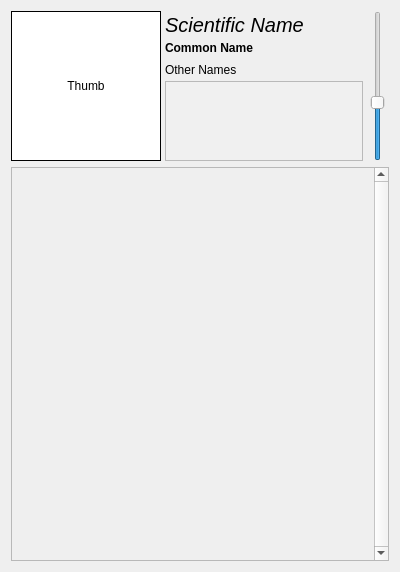
<?xml version="1.0" encoding="UTF-8"?>
<ui version="4.0">
 <class>widgetRoot</class>
 <widget class="QWidget" name="widgetRoot">
  <property name="windowModality">
   <enum>Qt::NonModal</enum>
  </property>
  <property name="geometry">
   <rect>
    <x>0</x>
    <y>0</y>
    <width>400</width>
    <height>572</height>
   </rect>
  </property>
  <property name="sizePolicy">
   <sizepolicy hsizetype="Expanding" vsizetype="Expanding">
    <horstretch>0</horstretch>
    <verstretch>0</verstretch>
   </sizepolicy>
  </property>
  <property name="minimumSize">
   <size>
    <width>400</width>
    <height>0</height>
   </size>
  </property>
  <property name="acceptDrops">
   <bool>true</bool>
  </property>
  <property name="windowTitle">
   <string>Form</string>
  </property>
  <property name="styleSheet">
   <string notr="true"/>
  </property>
  <layout class="QVBoxLayout" name="verticalLayout_2" stretch="0,1">
   <item>
    <layout class="QHBoxLayout" name="horizontalLayout_2" stretch="0,1,0">
     <property name="spacing">
      <number>4</number>
     </property>
     <property name="leftMargin">
      <number>0</number>
     </property>
     <item>
      <widget class="QLabel" name="labelThumb">
       <property name="sizePolicy">
        <sizepolicy hsizetype="Fixed" vsizetype="Fixed">
         <horstretch>0</horstretch>
         <verstretch>0</verstretch>
        </sizepolicy>
       </property>
       <property name="minimumSize">
        <size>
         <width>150</width>
         <height>150</height>
        </size>
       </property>
       <property name="maximumSize">
        <size>
         <width>150</width>
         <height>150</height>
        </size>
       </property>
       <property name="styleSheet">
        <string notr="true">background-color:white;</string>
       </property>
       <property name="frameShape">
        <enum>QFrame::Box</enum>
       </property>
       <property name="text">
        <string>Thumb</string>
       </property>
       <property name="alignment">
        <set>Qt::AlignCenter</set>
       </property>
      </widget>
     </item>
     <item>
      <layout class="QVBoxLayout" name="verticalLayout">
       <property name="spacing">
        <number>2</number>
       </property>
       <item>
        <widget class="QLabel" name="labelName">
         <property name="sizePolicy">
          <sizepolicy hsizetype="Preferred" vsizetype="Fixed">
           <horstretch>0</horstretch>
           <verstretch>0</verstretch>
          </sizepolicy>
         </property>
         <property name="minimumSize">
          <size>
           <width>0</width>
           <height>25</height>
          </size>
         </property>
         <property name="maximumSize">
          <size>
           <width>16777215</width>
           <height>22</height>
          </size>
         </property>
         <property name="font">
          <font>
           <pointsize>15</pointsize>
           <italic>true</italic>
           <bold>false</bold>
           <kerning>true</kerning>
          </font>
         </property>
         <property name="text">
          <string>Scientific Name</string>
         </property>
        </widget>
       </item>
       <item>
        <widget class="QLabel" name="labelCommon">
         <property name="font">
          <font>
           <bold>true</bold>
          </font>
         </property>
         <property name="text">
          <string>Common Name</string>
         </property>
        </widget>
       </item>
       <item>
        <widget class="QLabel" name="labelOther">
         <property name="font">
          <font>
           <bold>false</bold>
          </font>
         </property>
         <property name="text">
          <string>Other Names</string>
         </property>
        </widget>
       </item>
       <item>
        <widget class="QPlainTextEdit" name="plainTextEditInfomation">
         <property name="minimumSize">
          <size>
           <width>0</width>
           <height>0</height>
          </size>
         </property>
         <property name="maximumSize">
          <size>
           <width>16777215</width>
           <height>80</height>
          </size>
         </property>
         <property name="styleSheet">
          <string notr="true">background-color:rgb(240, 240, 240);</string>
         </property>
         <property name="sizeAdjustPolicy">
          <enum>QAbstractScrollArea::AdjustToContents</enum>
         </property>
         <property name="readOnly">
          <bool>true</bool>
         </property>
        </widget>
       </item>
      </layout>
     </item>
     <item>
      <layout class="QHBoxLayout" name="horizontalLayout">
       <property name="spacing">
        <number>0</number>
       </property>
       <item>
        <widget class="QSlider" name="sliderSize">
         <property name="minimumSize">
          <size>
           <width>22</width>
           <height>150</height>
          </size>
         </property>
         <property name="maximumSize">
          <size>
           <width>22</width>
           <height>150</height>
          </size>
         </property>
         <property name="minimum">
          <number>200</number>
         </property>
         <property name="maximum">
          <number>600</number>
         </property>
         <property name="value">
          <number>350</number>
         </property>
         <property name="orientation">
          <enum>Qt::Vertical</enum>
         </property>
         <property name="tickPosition">
          <enum>QSlider::NoTicks</enum>
         </property>
        </widget>
       </item>
      </layout>
     </item>
    </layout>
   </item>
   <item>
    <widget class="QScrollArea" name="scrollArea">
     <property name="styleSheet">
      <string notr="true"/>
     </property>
     <property name="frameShadow">
      <enum>QFrame::Plain</enum>
     </property>
     <property name="verticalScrollBarPolicy">
      <enum>Qt::ScrollBarAlwaysOn</enum>
     </property>
     <property name="horizontalScrollBarPolicy">
      <enum>Qt::ScrollBarAsNeeded</enum>
     </property>
     <property name="sizeAdjustPolicy">
      <enum>QAbstractScrollArea::AdjustToContentsOnFirstShow</enum>
     </property>
     <property name="widgetResizable">
      <bool>true</bool>
     </property>
     <widget class="QWidget" name="scrollAreaWidgetContents">
      <property name="geometry">
       <rect>
        <x>0</x>
        <y>0</y>
        <width>363</width>
        <height>392</height>
       </rect>
      </property>
      <property name="sizePolicy">
       <sizepolicy hsizetype="Expanding" vsizetype="Expanding">
        <horstretch>0</horstretch>
        <verstretch>0</verstretch>
       </sizepolicy>
      </property>
      <property name="minimumSize">
       <size>
        <width>50</width>
        <height>0</height>
       </size>
      </property>
      <property name="acceptDrops">
       <bool>true</bool>
      </property>
      <property name="layoutDirection">
       <enum>Qt::LeftToRight</enum>
      </property>
      <property name="styleSheet">
       <string notr="true"/>
      </property>
      <layout class="QGridLayout" name="gridLayout">
       <property name="sizeConstraint">
        <enum>QLayout::SetMaximumSize</enum>
       </property>
       <property name="leftMargin">
        <number>0</number>
       </property>
       <property name="topMargin">
        <number>0</number>
       </property>
       <property name="rightMargin">
        <number>0</number>
       </property>
       <property name="bottomMargin">
        <number>0</number>
       </property>
       <property name="spacing">
        <number>0</number>
       </property>
      </layout>
     </widget>
    </widget>
   </item>
  </layout>
 </widget>
 <resources/>
 <connections/>
</ui>
